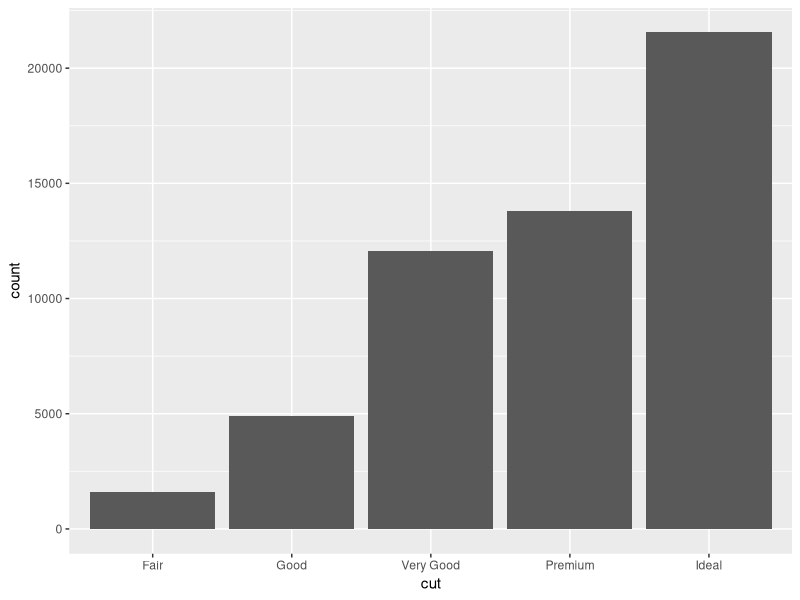
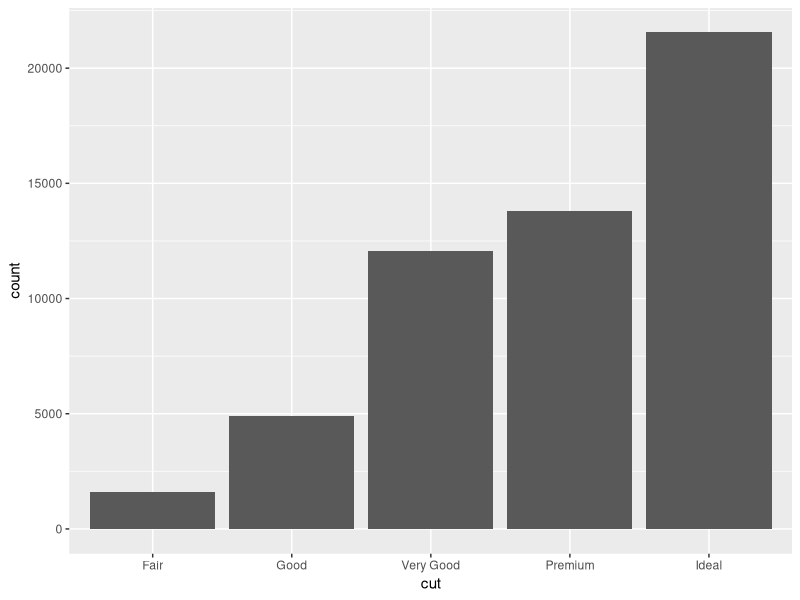
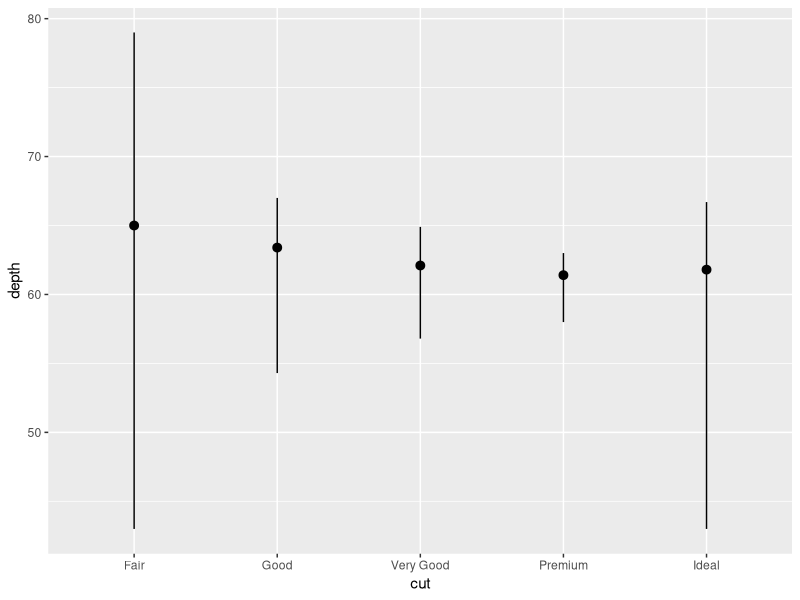
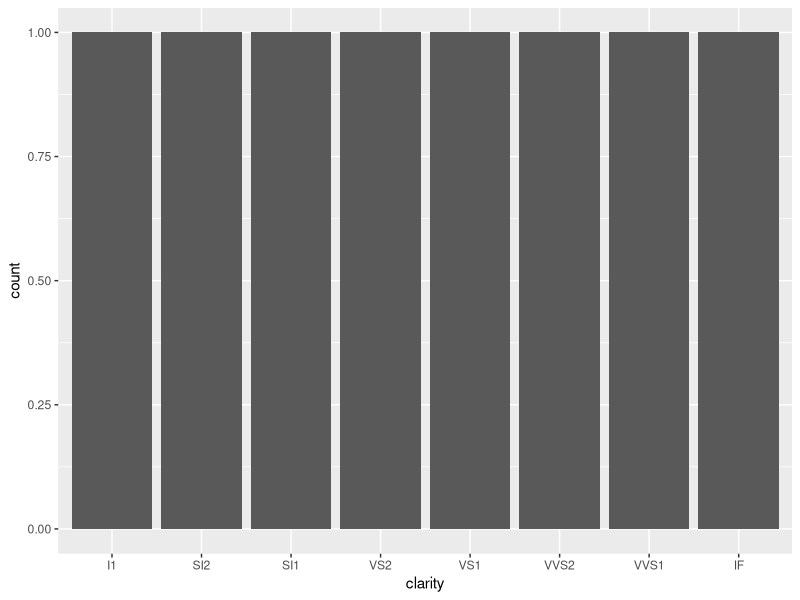
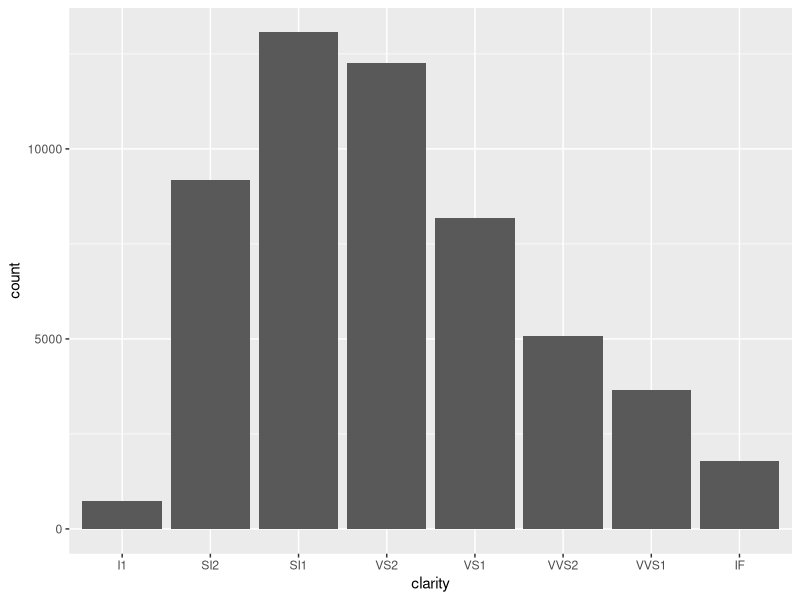

The R script that drew these images, in order:
# Exercise 2: advanced ggplot2 practice

# Install and load the `ggplot2` package
#install.packages('ggplot2')
library(ggplot2)

# For this exercise you will again be working with the `diamonds` data set.
# Use `?diamonds` to review details about this data set
?diamonds

## Statistical Transformations

# Draw a bar chart of the diamonds data, organized by cut
# Each bar's height is based on the "count" (number) of diamonds with that cut

ggplot(data = diamonds) +
  geom_bar(mapping = aes(x = cut))

# Use the `stat_count` to apply the statistical transformation "count" to the 
# diamonds by cut. You do not need a separate geometry layer!

ggplot(data = diamonds) +
  stat_count(mapping = aes(x = cut))

# Use the `stat_summary` function to draw a chart with a summary layer.
# Map the x-position to diamond `cut`, and the y-position to diamond `depth`
# Bonus: use `min` as the function ymin, `max` as the function ymax, and `median` 
# as the function y

ggplot(data = diamonds) +
  stat_summary(mapping = aes(x = cut, y = depth), fun.y = "median", fun.ymin = "min", fun.ymax = "max")

## Position Adjustments

# Draw a bar chart of diamonds organized by cut, with each bar filled by clarity.
# You should see a _stacked_ bar chart.

ggplot(data = diamonds) +
  geom_bar(mapping = aes(x = clarity), position = "fill")

# Draw the same chart again, but with each element positioned to "fill" the y axis


# Draw the same chart again, but with each element positioned to "dodge" each other

ggplot(data = diamonds) +
  geom_bar(mapping = aes(x = clarity), position = "dodge")

# Draw a plot with point geometry with the x-position mapped to `cut` and the 
# y-position mapped to `clarity`
# This creates a "grid" grouping the points


# Use the "jitter" position adjustment to keep the points from all overlapping!
# (This works a little better with a sample of diamond data, such as from the 
# previous exercise).



## Scales

# Draw a "boxplot" (with `geom_boxplot`) for the diamond's price (y) by color (x)


# This has a lot of outliers, making it harder to read. To fix this, draw the 
# same plot but with a _logarithmic_ scale for the y axis.


# For another version, draw the same plot but with `violin` geometry instead of 
# `boxplot` geometry!
# How does the logarithmic scale change the data presentation?


# Another interesting plot: draw a plot of the diamonds price (y) by carat (x), 
# using a heatmap of 2d bins (geom_bin2d)
# What happens when you make the x and y channels scale logarithmically?


# Draw a scatter plot for the diamonds price (y) by carat (x). Color each point
# by the clarity (Remember, this will take a while. Use a sample of the diamonds 
# for faster results)


# Change the color of the previous plot using a ColorBrewer scale of your choice. 
# What looks nice?



## Coordinate Systems

# Draw a bar chart with x-position and fill color BOTH mapped to cut
# For best results, SET the `width` of the geometry to be 1 (fill plot, no space
# between)
# TIP: You can save the plot to a variable for easier modifications


# Draw the same chart, but with the coordinate system flipped


# Draw the same chart, but in a polar coordinate system. It's a Coxcomb chart!



## Facets

# Take the scatter plot of price by carat data (colored by clarity) and add 
# _facets_ based on the diamond's `color`



## Saving Plots

# Use the `ggsave()` function to save the current (recent) plot to disk.
# Name the output file "my-plot.png".
# Make sure you've set the working directory!!

